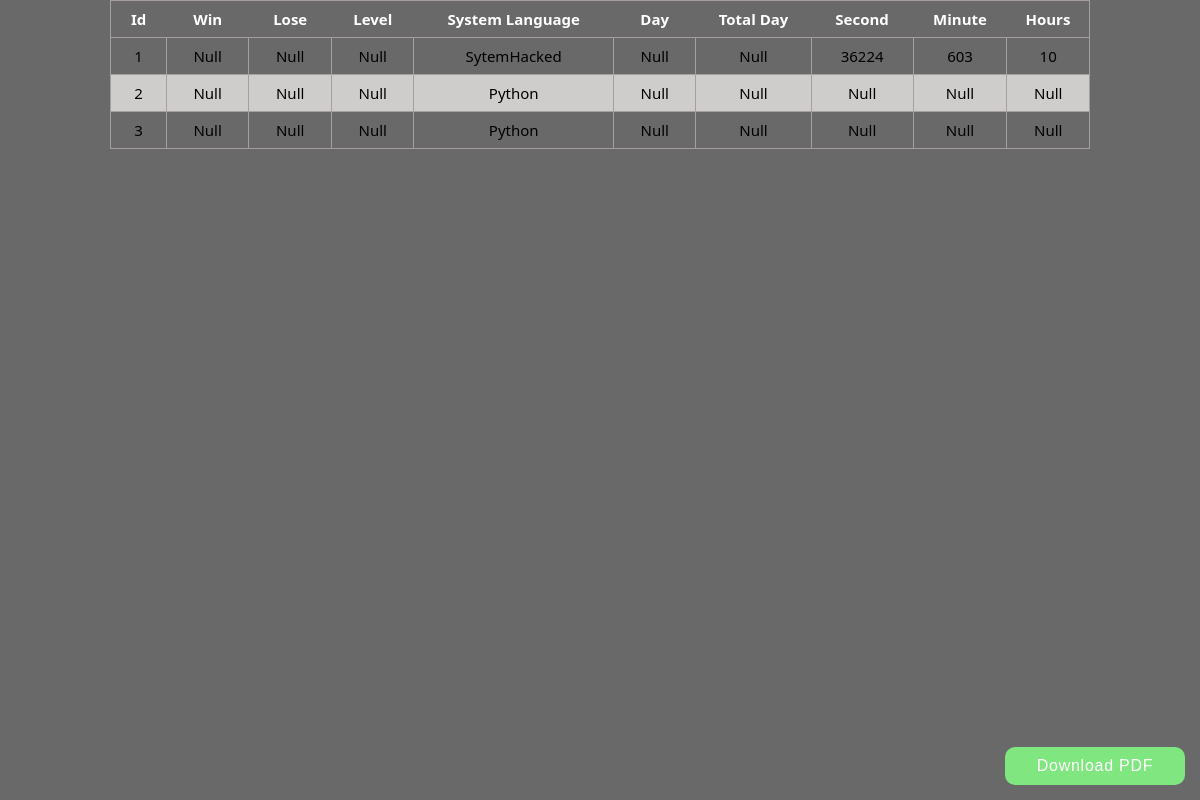
Screenshot of /userslist with the database file from the repository.
### tables this page shows
CREATE TABLE users(id INTEGER PRIMARY KEY AUTOINCREMENT,token text,win text, lose text, level_ text, system_language text, temp_day text, totalDays text, second text, minutes_ text, hours_ text);

### app.py (the view)
@app.route('/userslist', methods=['GET'])
def userList():
    with sqlite3.connect('users.db') as usersDb:
        usersDbCursor = usersDb.cursor()
        usersDbCursor.execute('''SELECT * FROM users''')
        data_ = usersDbCursor.fetchall()
        return render_template('userslist.html', _data = data_)

### templates/userslist.html (shortened to what this page needs)
<!DOCTYPE html>
<html lang="en">
<head>
    <link rel="stylesheet" href="{{url_for('static', filename='css/admin_userslist_common.css')}}">
</head>
<body>
    <div id="root">
        <table>
            <thead>
                <tr>
                    <th>Id</th>
                    <th>Win</th>
                    <th>Lose</th>
                    <th>Level</th>
                    <th>System Language</th>
                    <th>Day</th>
                    <th>Total Day</th>
                    <th>Second</th>
                    <th>Minute</th>
                    <th>Hours</th>
                </tr>
            </thead>
            <tbody>
                {% for info in _data %}
                <tr>
                    <td>
                        {% if info[0] == '' %}
                            Null
                        {% else %}
                            {{info[0]}}
                        {% endif %}
                    </td>
                    <td>
                        {% if info[2] == '' %}
                            Null
                        {% else %}
                            {{info[2]}}
                        {% endif %}
                    </td>
                    <td>
                        {% if info[3] == '' %}
                            Null
                        {% else %}
                            {{info[3]}}
                        {% endif %}
                    </td>
                    <td>
                        {% if info[4] == '' %}
                            Null
                        {% else %}
                            {{info[4]}}
                        {% endif %}
                    </td>
                    <td>
                        {% if info[5] == '' %}
                            Null
                        {% else %}
                            {{info[5]}}
                        {% endif %}
                    </td>
                    <td>
                        {% if info[6] == '' %}
                            Null
                        {% else %}
                            {{info[6]}}
                        {% endif %}
                    </td>
                    <td>
                        {% if info[7] == '' %}
                            Null
                        {% else %}
                            {{info[7]}}
                        {% endif %}
                    </td>
                    <td>
                        {% if info[8] == '' %}
                            Null
                        {% else %}
                            {{info[8]}}
                        {% endif %}
                    </td>
                    <td>
                        {% if info[9] == '' %}
                            Null
                        {% else %}
                            {{info[9]}}
                        {% endif %}
                    </td>
                    <td>
                        {% if info[10] == '' %}
                            Null
                        {% else %}
                            {{info[10]}}
                        {% endif %}
                    </td>
                </tr>
                {%endfor%}
            </tbody>
        </table>
    </div>
    <button class="generatePdf" onclick="generatePDF()">Download PDF</button>
</body>
</html>

### static/css/admin_userslist_common.css (style rules this page uses)
body { margin:0; background-color:dimgrey; }
table { width:980px; margin: 0 auto; text-align: center; }
table,tr,td { border:1px solid #a79f9f; border-collapse:collapse; }
th,tr,td { padding:8px 8px; font-family: 'Segoe UI', Tahoma, Geneva, Verdana, sans-serif; box-sizing: border-box; }
tr th { color: #fff; }
tr:nth-child(even) { background-color: #cfcccc; }
tr,td { padding:8px 16px; font-size:15px; font-weight:500; box-sizing: border-box; }
button.generatePdf { color:#fff; background-color: rgb(128, 230, 128); position: absolute; right: 15px; bottom: 15px; width:15%; margin: 0 auto; padding: 10px 24px; font-size: 16px; font-weight: 500; border-radius: 10px; border:none; letter-spacing: 0.75px; cursor: pointer; }

### rows the page displays
users: id "1", win "Null", lose "Null", level_ "Null", system_language "SytemHacked", temp_day "Null", totalDays "Null", second "36224", minutes_ "603", hours_ "10"
users: id "2", win "Null", lose "Null", level_ "Null", system_language "Python", temp_day "Null", totalDays "Null", second "Null", minutes_ "Null", hours_ "Null"
users: id "3", win "Null", lose "Null", level_ "Null", system_language "Python", temp_day "Null", totalDays "Null", second "Null", minutes_ "Null", hours_ "Null"
